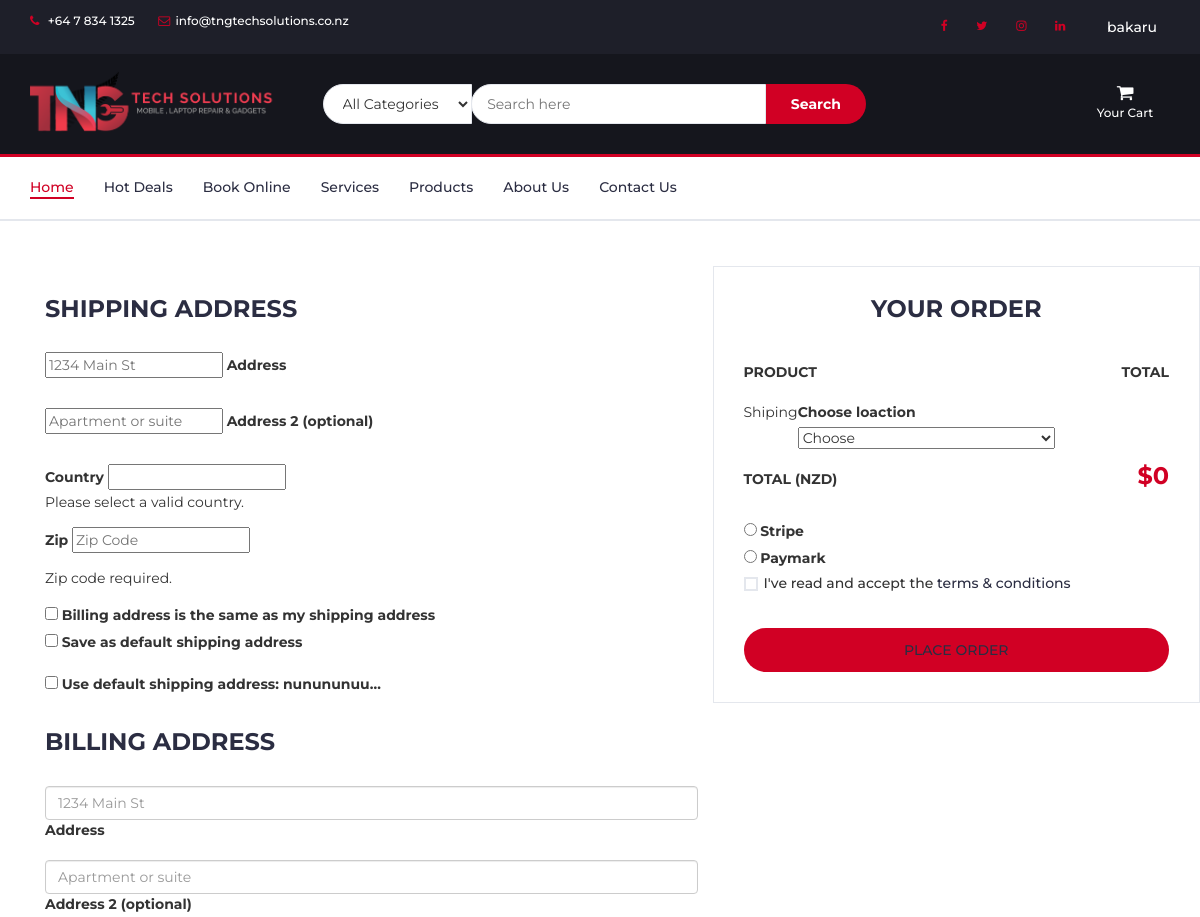
/checkout/ (signed in, upper part), run on an earlier commit of the app's database.
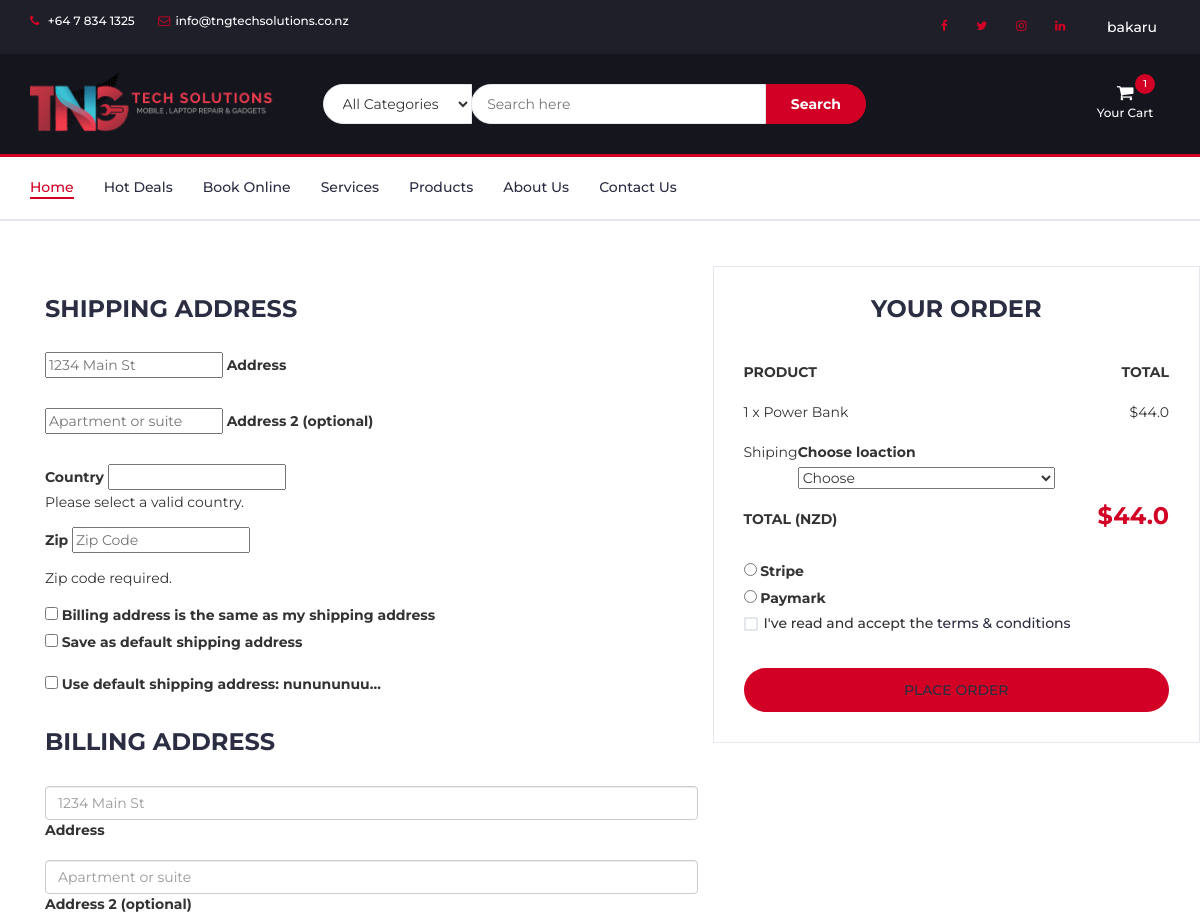
And on a later commit of the database.
### prod/models.py (models this page shows, shortened)
class Order(models.Model):
    user=models.ForeignKey(User,on_delete=models.CASCADE)
    ref_code=models.CharField(max_length=20,blank=True,null=True)
    tngproduct=models.ManyToManyField(OrderItem)
    ordered=models.BooleanField(default=False)
    start_date=models.DateTimeField(default=timezone.now)
    ordered_date=models.DateTimeField()
    shipping_address=models.ForeignKey('Address',related_name='shipping_address',on_delete=models.SET_NULL,blank=True,null=True)
    billing_address=models.ForeignKey('Address',related_name='billing_address',on_delete=models.SET_NULL,blank=True,null=True)
    payment=models.ForeignKey('Payment',on_delete=models.SET_NULL,blank=True,null=True)
    coupon = models.ForeignKey('Coupon',on_delete=models.SET_NULL,blank=True,null=True)
    being_delivered=models.BooleanField(default=False)
    received=models.BooleanField(default=False)
    refund_requested=models.BooleanField(default=False)
    refund_granted=models.BooleanField(default=False)
    def get_total(self):
        total=0
        for order_item in self.tngproduct.all():
            total+=order_item.get_final_price()
        if self.coupon:
            total-=self.coupon.amount
        return total

class OrderItem(models.Model):
    user=models.ForeignKey(User,on_delete=models.CASCADE)
    ordered=models.BooleanField(default=False)
    tngproducts=models.ForeignKey(TngProducts,on_delete=models.CASCADE,default='')
    quantity=models.IntegerField(default=1)
    def get_total_item_price(self):
        return self.quantity * self.tngproducts.Price
    def get_final_price(self):
        if self.tngproducts.Discount_Price:
            return self.get_total_discount_price()
        return self.get_total_item_price()

class TngProducts(models.Model):
    CATEGORY_CHOICES=(
        ('MA','Mobile Accessories'),
        ('LA','Laptop Accessories'),
        ('TA','Tablet Accessories'),
        ('EG','Electronic Gadgets'),
        ('NA','Latest Accessories'),
        ('MR','Mobile Repair'),
        ('LR','Laptop/Computer Repair'),
        ('TR','iPad/Tablet Repair')
    )
    Name=models.CharField(max_length=100)
    Details=models.TextField()
    Additional_Details=models.TextField(blank=True,null=True)
    Price=models.FloatField()
    Discount_Price=models.FloatField(blank=True,null=True)
    category=models.CharField(max_length=2,choices=CATEGORY_CHOICES,default='A')
    subcategory = models.CharField(max_length = 100,default='none')
    brand = models.CharField(max_length = 50,default='none')
    label=models.CharField(max_length=1,choices=LABEL_CHOICES,default='R')
    slug=models.SlugField(default=slug_unique_code())
    image=models.ImageField(upload_to='product_pics')
    image1=models.ImageField(null=True,blank=True,upload_to='product_pics')
    image2=models.ImageField(null=True,blank=True,upload_to='product_pics')
    image3=models.ImageField(null=True,blank=True,upload_to='product_pics')
    image4=models.ImageField(null=True,blank=True,upload_to='product_pics')
    class Meta:
        verbose_name_plural = 'Products'

### prod/views.py (the view, shortened to what this page needs)
# urls.py: path('checkout/',ob.CheckoutView.as_view(),name='checku'),
class CheckoutView(LoginRequiredMixin,View):
    def get(self,*args,**kwargs):
        try:
            order=Order.objects.get(user=self.request.user,ordered=False)
            form = CheckoutForm()
            context={
                'form': form,
                'couponform': CouponForm(),
                'order': order,
                'DISPLAY_COUPON_FORM':True
            }
            shipping_address_qs = Address.objects.filter(user=self.request.user,address_type='S',default=True)
            if shipping_address_qs.exists():
                context.update({ 'default_shipping_address': shipping_address_qs[0] })
            billing_address_qs = Address.objects.filter(user=self.request.user,address_type='B',default=True)
            if billing_address_qs.exists():
                context.update({ 'default_billing_address': billing_address_qs[0] })
            return render(self.request,'prod/checkout-page.html',context)
        except ObjectDoesNotExist:
            messages.info(self.request,f'You do not have an active order')
            return redirect('checku')

### prod/forms.py
class CheckoutForm(forms.Form):
    shipping_address = forms.CharField(required=False)
    shipping_address2 = forms.CharField(required=False)
    shipping_country = CountryField(blank_label='(select country)').formfield(required=False,widget=CountrySelectWidget(attrs={
        'class':'custom-select d-block w-100'
    }))
    shipping_zip=forms.CharField(required=False)
    billing_address = forms.CharField(required=False)
    billing_address2 = forms.CharField(required=False)
    billing_country = CountryField(blank_label='(select country)').formfield(required=False,widget=CountrySelectWidget(attrs={
        'class':'custom-select d-block w-100'
    }))
    billing_zip=forms.CharField(required=False)
    same_billing_address = forms.BooleanField(required=False)
    set_default_shipping = forms.BooleanField(required=False)
    use_default_shipping = forms.BooleanField(required=False)
    set_default_billing = forms.BooleanField(required=False)
    use_default_billing = forms.BooleanField(required=False)
    payment_option=forms.ChoiceField(widget=forms.RadioSelect,choices=PAYMENT_CHOICES)
    shiploc = forms.ChoiceField(choices=DELIVERY_CHOICES)

### prod/templates/prod/checkout-page.html (shortened to what the changed rows need)
{% extends "prod/base.html" %}
{% block secheku %}
<div class="section">
<div class="container">
	<div class="section">
		<div class="container">
			<div class="row">
				<form method="POST">
				<div class="col-md-5 order-details">
					<div class="order-summary">
						{% for order_item in order.tngproduct.all %}
						<div class="order-products">
							<div class="order-col">
								<div>{{ order_item.quantity }} x {{ order_item.tngproducts.Name }}</div>
								<div>${{ order_item.get_final_price }}</div>
							</div>
						</div>
						{% endfor %}
						<div class="order-col">
							<div><strong class="order-total yetot" id="{{ order.get_total }}">$<span id="ttlw">{{ order.get_total }}</span></strong></div>
						</div>
					</div>
					<div class="d-block my-3">
						{% for value,name in form.fields.payment_option.choices %}
						<div class="custom-control custom-radio">
							<input id="{{ name }}" name="payment_option" value="{{ value }}" type="radio"
								class="custom-control-input" required>
							<label class="custom-control-label" for="{{ name }}">{{ name }}</label>
						</div>
						{% endfor %}
					</div>
				</div>
			</form>
			</div>
		</div>
	</div>
</div>
</div>
{% endblock %}

### prod/templates/prod/base.html (shortened to what this page needs)
{% load static %}
{% load cart_template_tags %}
<!DOCTYPE html>
<html lang="en">
<head>
	<link type="text/css" rel="stylesheet" href="{% static 'prod/css/bootstrap.min.css' %}" />
	<link type="text/css" rel="stylesheet" href="{% static 'prod/css/slick.css' %}" />
	<link type="text/css" rel="stylesheet" href="{% static 'prod/css/slick-theme.css' %}" />
	<link type="text/css" rel="stylesheet" href="{% static 'prod/css/nouislider.min.css' %}" />
	<link rel="stylesheet" href="{% static 'prod/css/font-awesome.min.css' %}">
	<link type="text/css" rel="stylesheet" href="{% static 'prod/css/style.css' %}" />
</head>
<body>
	<header>
		<div id="top-header">
			<div class="container">
				<ul class="header-links pull-left">
					<li><a href="tel:+64 7 834 1325"><i class="fa fa-phone"></i> +64 7 834 1325</a></li>
					<li><a href="mailto:info@tngtechsolutions.co.nz"><i
								class="fa fa-envelope-o"></i>info@tngtechsolutions.co.nz</a></li>
				</ul>
				<ul class="header-links pull-right">
					<li class="nav-item">
						<a href="https://www.facebook.com/tngtechsolutions/" class="nav-link waves-effect"
							target="_blank">
							<i class="fa fa-facebook"></i>
						</a>
					</li>
					<li class="nav-item">
						<a href="https://twitter.com/tng_tech" class="nav-link waves-effect" target="_blank">
							<i class="fa fa-twitter"></i>
						</a>
					</li>
					<li class="nav-item">
						<a href="https://www.instagram.com/tngtech.nz/" class="nav-link waves-effect" target="_blank">
							<i class="fa fa-instagram"></i>
						</a>
					</li>
					<li class="nav-item">
						<a href="https://www.linkedin.com/company/tng-tech-solutions/" class="nav-link waves-effect"
							target="_blank">
							<i class="fa fa-linkedin"></i>
						</a>
					</li>
					{% if user.is_authenticated %}
					<li class="nav-item dropdown">
						<div class="dropdown show">
							<a class="btn dropdown-toggle" href="#" role="button" id="dropdownMenuLink"
								data-toggle="dropdown" aria-haspopup="true" aria-expanded="false">
								{{ user.username }}
							</a>
						</div>
					</li>
					{% endif %}
				</ul>
			</div>
		</div>
		<div id="header">
			<div class="container">
				<div class="row">
					<div class="col-md-3">
						<div class="header-logo">
							<a href="{% url 'homie' %}" class="logo">
								<img src="{% static 'prod/img/logo-black.png' %}" alt="" style="width:250px;">
							</a>
						</div>
					</div>
					<div class="col-md-6">
						<div class="header-search">
							<form method="get" action="{% url 'searchprod' %}">
								<select class="input-select">
									<option value="0">All Categories</option>
								</select>
								<input class="input" type="text" name="search" placeholder="Search here">
								<button class="search-btn" type="submit">Search</button>
							</form>
						</div>
					</div>
					<div class="col-md-3 clearfix">
						<div class="header-ctn">
							{% if user.is_authenticated %}
							<div class="dropdown">
								<a href="{% url 'order-summary' %}" aria-expanded="true">
									<i class="fa fa-shopping-cart"></i>
									<span>Your Cart</span>
									{% if request.user|cart_item_count != 0 %}
									<div class="qty">{{ request.user|cart_item_count }}</div>
									{% endif %}
								</a>
							</div>
							{% endif %}
						</div>
					</div>
				</div>
			</div>
		</div>
	</header>
	<nav id="navigation">
		<div class="container">
			<div id="responsive-nav">
				<ul class="main-nav nav navbar-nav">
					<li class="active"><a href="{% url 'homie' %}">Home</a></li>
					<li><a href="#">Hot Deals</a></li>
					<li><a href="/online-booking/nan/">Book Online</a></li>
					<li><a href="/serv-prod/serv/">Services</a></li>
					<li><a href="/serv-prod/prdcts/">Products</a></li>
					<li><a href="{% url 'about' %}">About Us</a></li>
					<li><a href="{% url 'contact' %}">Contact Us</a></li>
				</ul>
			</div>
		</div>
	</nav>
	{% block secheku  %}
	{% endblock secheku %}
</body>
</html>

What changed in the data, as far as the page shows it:
added OrderItem: quantity "1", tngproducts.Name "Power Bank", get_final_price "44.0"
computed for Order: get_total "0" → "44.0"
Also different on the page:
{{ request.user|cart_item_count }}: (not shown) → "1"
